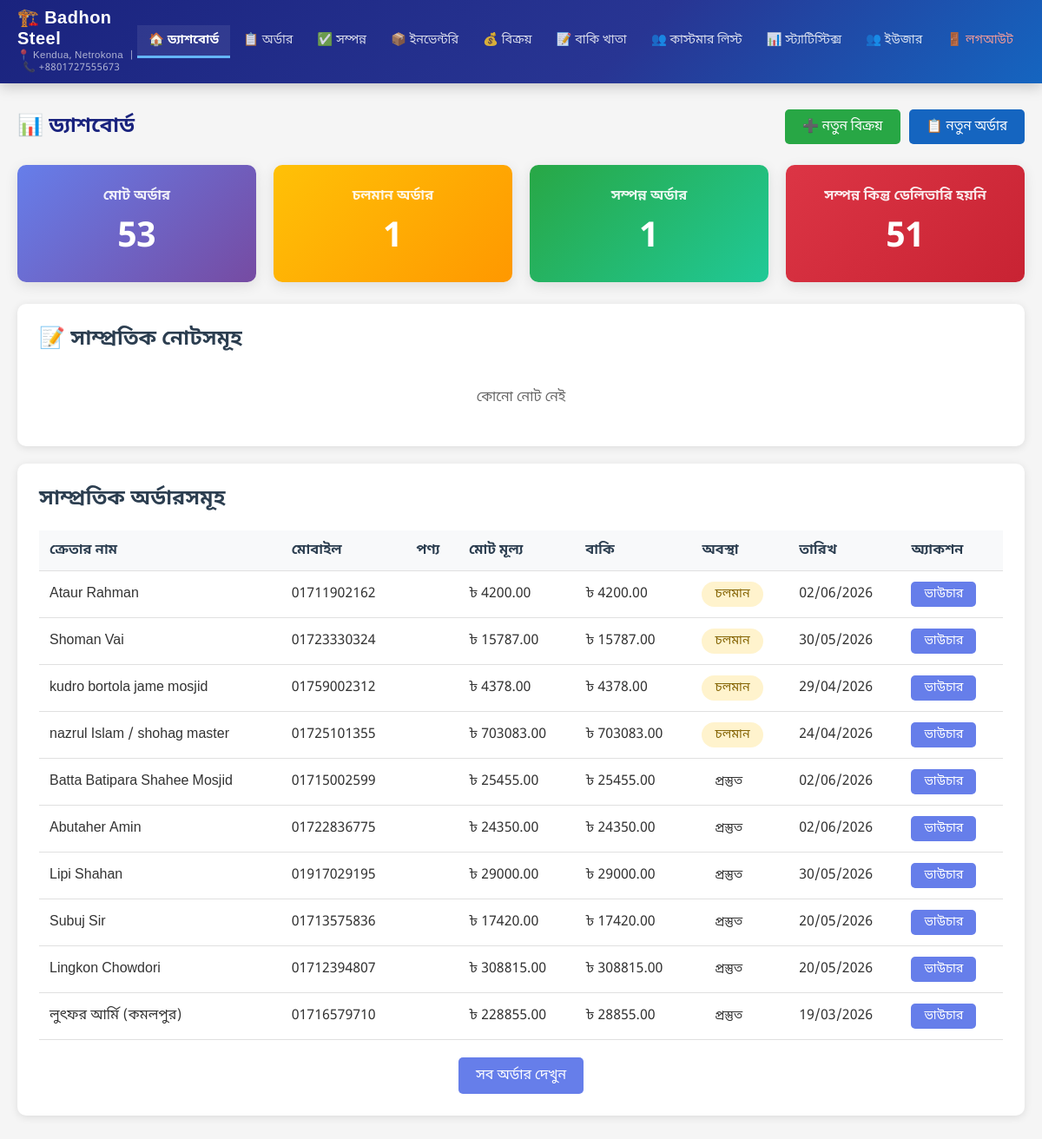
Page /admin-panel/ (signed in) on the committed database.
### shop/models.py (models this page shows, shortened)
class Order(models.Model):
    STATUS_CHOICES = [
        ('pending', 'চলমান'),
        ('ready', 'প্রস্তুত'),
        ('completed', 'সম্পন্ন'),
    ]
    DELIVERY_STATUS_CHOICES = [
        ('not_delivered', 'ডেলিভারি হয়নি'),
        ('delivered', 'ডেলিভারি সম্পন্ন'),
    ]
    customer = models.ForeignKey(Customer, on_delete=models.PROTECT, related_name='orders', verbose_name='ক্রেতা', null=True, blank=True)
    customer_name = models.CharField(max_length=200, verbose_name='ক্রেতার নাম', null=True, blank=True)
    mobile_number = models.CharField(max_length=20, verbose_name='মোবাইল নাম্বার', null=True, blank=True)
    total_price = models.DecimalField(max_digits=10, decimal_places=2, verbose_name='মোট মূল্য', default=0)
    discount_percentage = models.DecimalField(max_digits=5, decimal_places=2, verbose_name='ডিসকাউন্ট (%)', default=0)
    discount_amount = models.DecimalField(max_digits=10, decimal_places=2, verbose_name='ডিসকাউন্ট টাকা', default=0)
    final_price = models.DecimalField(max_digits=10, decimal_places=2, verbose_name='চূড়ান্ত মূল্য', default=0)
    cash_paid = models.DecimalField(max_digits=10, decimal_places=2, verbose_name='নগদ পরিশোধ', default=0)
    due_amount = models.DecimalField(max_digits=10, decimal_places=2, verbose_name='বাকি টাকা', editable=False)
    initial_payment_migrated = models.BooleanField(default=False, verbose_name='প্রাথমিক পেমেন্ট OrderPayment-এ স্থানান্তরিত')
    order_date = models.DateField(default=timezone.now, verbose_name='অর্ডার নেওয়ার তারিখ')
    delivery_date = models.DateField(verbose_name='ডেলিভারির তারিখ')
    status = models.CharField(max_length=20, choices=STATUS_CHOICES, default='pending', verbose_name='প্রোডাক্ট অবস্থা')
    delivery_status = models.CharField(max_length=20, choices=DELIVERY_STATUS_CHOICES, default='not_delivered', verbose_name='ডেলিভারি অবস্থা')
    created_at = models.DateTimeField(auto_now_add=True, verbose_name='তৈরির সময়')
    updated_at = models.DateTimeField(auto_now=True, verbose_name='আপডেটের সময়')
    class Meta:
        verbose_name = 'অর্ডার'
        verbose_name_plural = 'অর্ডারসমূহ'
        ordering = ['-created_at']

### shop/views.py (the view)
# urls.py: path('admin-panel/', views.admin_dashboard, name='admin_dashboard'),
@login_required
def admin_dashboard(request):
    from transactions.models import Transaction
    total_orders = Transaction.objects.count()
    pending_orders = Transaction.objects.filter(status='pending').count()
    completed_orders = Transaction.objects.filter(status='completed', delivery_status='delivered').count()
    completed_not_delivered = Transaction.objects.filter(status='completed', delivery_status='not_delivered').count()
    recent_orders = Order.objects.exclude(status='completed').order_by('status', '-created_at')[:10]
    from transactions.models import CustomerNote
    recent_notes = CustomerNote.objects.filter(is_dismissed_from_dashboard=False).select_related('customer', 'created_by').order_by('-created_at')[:10]
    context = {
        'total_orders': total_orders,
        'pending_orders': pending_orders,
        'completed_orders': completed_orders,
        'completed_not_delivered': completed_not_delivered,
        'recent_orders': recent_orders,
        'recent_notes': recent_notes,
    }
    return render(request, 'admin_panel/dashboard.html', context)

### shop/templates/admin_panel/dashboard.html (shortened to what this page needs)
{% extends 'admin_panel/base.html' %}
{% block content %}
<div style="display:flex; justify-content:space-between; align-items:center; margin-bottom:24px; flex-wrap:wrap; gap:12px;">
    <h2 style="margin:0; color:#1a237e; font-size:1.5rem;">📊 ড্যাশবোর্ড</h2>
    <div style="display:flex; gap:10px; flex-wrap:wrap;">
        <a href="{% url 'invoice_create' %}" class="btn btn-success" style="font-size:0.95rem;">➕ নতুন বিক্রয়</a>
        <a href="{% url 'order_create' %}" class="btn" style="font-size:0.95rem; background:#1565c0;">📋 নতুন অর্ডার</a>
    </div>
</div>
<div class="stats-grid">
    <a href="{% url 'transactions:transaction_list_all' %}" style="text-decoration:none;">
        <div class="stat-card">
            <h3>মোট অর্ডার</h3>
            <div class="number">{{ total_orders }}</div>
        </div>
    </a>
    <a href="{% url 'transactions:transaction_list_all' %}?status=pending" style="text-decoration:none;">
        <div class="stat-card warning">
            <h3>চলমান অর্ডার</h3>
            <div class="number">{{ pending_orders }}</div>
        </div>
    </a>
    <a href="{% url 'transactions:transaction_list_all' %}?status=completed" style="text-decoration:none;">
        <div class="stat-card success">
            <h3>সম্পন্ন অর্ডার</h3>
            <div class="number">{{ completed_orders }}</div>
        </div>
    </a>
    <a href="{% url 'transactions:transaction_list_all' %}?status=completed&delivery_status=not_delivered" style="text-decoration:none;">
        <div class="stat-card danger">
            <h3>সম্পন্ন কিন্তু ডেলিভারি হয়নি</h3>
            <div class="number">{{ completed_not_delivered }}</div>
        </div>
    </a>
</div>
<div class="card">
    <h3 class="card-title">📝 সাম্প্রতিক নোটসমূহ</h3>
    {% if recent_notes %}
    <div style="display: grid; grid-template-columns: repeat(auto-fill, minmax(300px, 1fr)); gap: 15px; margin-bottom: 20px;">
        {% for note in recent_notes %}
        <div style="background: #f8f9fa; border-left: 4px solid #007bff; padding: 15px; border-radius: 6px; position: relative;" id="note-{{ note.pk }}">
            <div style="display: flex; justify-content: space-between; align-items: start; margin-bottom: 10px;">
                <div>
                    <h4 style="margin: 0 0 5px 0; color: #2c3e50;">{{ note.customer.name }}</h4>
                    <small style="color: #666;">{{ note.created_at|date:"d/m/Y H:i" }}</small>
                </div>
                <button onclick="deleteNote({{ note.pk }}, {{ note.customer.pk }})" style="background: none; border: none; color: #dc3545; cursor: pointer; font-size: 1.2rem; padding: 0;" title="মুছুন">×</button>
            </div>
            <p style="margin: 10px 0; color: #333; word-wrap: break-word;">{{ note.note }}</p>
            <small style="color: #999;">by {{ note.created_by.username }}</small>
        </div>
        {% endfor %}
    </div>
    {% else %}
    <p style="text-align: center; padding: 20px; color: #666;">কোনো নোট নেই</p>
    {% endif %}
</div>
<div class="card">
    <h3 class="card-title">সাম্প্রতিক অর্ডারসমূহ</h3>
    {% if recent_orders %}
    <div style="overflow-x: auto;">
        <table class="recent-orders-table">
            <thead>
                <tr>
                    <th>ক্রেতার নাম</th>
                    <th>মোবাইল</th>
                    <th>পণ্য</th>
                    <th>মোট মূল্য</th>
                    <th>বাকি</th>
                    <th>অবস্থা</th>
                    <th>তারিখ</th>
                    <th>অ্যাকশন</th>
                </tr>
            </thead>
            <tbody>
                {% for order in recent_orders %}
                <tr>
                    <td>{{ order.customer_name }}</td>
                    <td>{{ order.mobile_number }}</td>
                    <td>{{ order.product_name }}</td>
                    <td>৳ {{ order.total_price }}</td>
                    <td>৳ {{ order.due_amount }}</td>
                    <td>
                        <span class="status-badge status-{{ order.status }}">
                            {{ order.get_status_display }}
                        </span>
                    </td>
                    <td>{{ order.order_date|date:"d/m/Y" }}</td>
                    <td>
                        <a href="{% url 'order_voucher' order.pk %}" class="btn btn-sm" target="_blank">ভাউচার</a>
                    </td>
                </tr>
                {% endfor %}
            </tbody>
        </table>
    </div>
    {% else %}
    <p style="text-align: center; padding: 30px; color: #666;">কোনো অর্ডার নেই।</p>
    {% endif %}
    <div style="margin-top: 20px; text-align: center;">
        <a href="{% url 'order_list' %}" class="btn">সব অর্ডার দেখুন</a>
    </div>
</div>
{% endblock %}

### rows in the picture
Order: customer_name "Ataur Rahman", mobile_number "01711902162", total_price "4200.00", due_amount "4200.00", status "চলমান", order_date "02/06/2026"
Order: customer_name "Shoman Vai", mobile_number "01723330324", total_price "15787.00", due_amount "15787.00", status "চলমান", order_date "30/05/2026"
Order: customer_name "kudro bortola jame mosjid", mobile_number "01759002312", total_price "4378.00", due_amount "4378.00", status "চলমান", order_date "29/04/2026"
Order: customer_name "nazrul Islam / shohag master", mobile_number "01725101355", total_price "703083.00", due_amount "703083.00", status "চলমান", order_date "24/04/2026"
Order: customer_name "Batta Batipara Shahee Mosjid", mobile_number "01715002599", total_price "25455.00", due_amount "25455.00", status "প্রস্তুত", order_date "02/06/2026"
Order: customer_name "Abutaher Amin", mobile_number "01722836775", total_price "24350.00", due_amount "24350.00", status "প্রস্তুত", order_date "02/06/2026"
Order: customer_name "Lipi Shahan", mobile_number "01917029195", total_price "29000.00", due_amount "29000.00", status "প্রস্তুত", order_date "30/05/2026"
Order: customer_name "Subuj Sir", mobile_number "01713575836", total_price "17420.00", due_amount "17420.00", status "প্রস্তুত", order_date "20/05/2026"
Order: customer_name "Lingkon Chowdori", mobile_number "01712394807", total_price "308815.00", due_amount "308815.00", status "প্রস্তুত", order_date "20/05/2026"
Order: customer_name "লুৎফর আর্মি (কমলপুর)", mobile_number "01716579710", total_price "228855.00", due_amount "28855.00", status "প্রস্তুত", order_date "19/03/2026"

### other values in the picture
{{ total_orders }} "53"
{{ pending_orders }} "1"
{{ completed_orders }} "1"
{{ completed_not_delivered }} "51"
